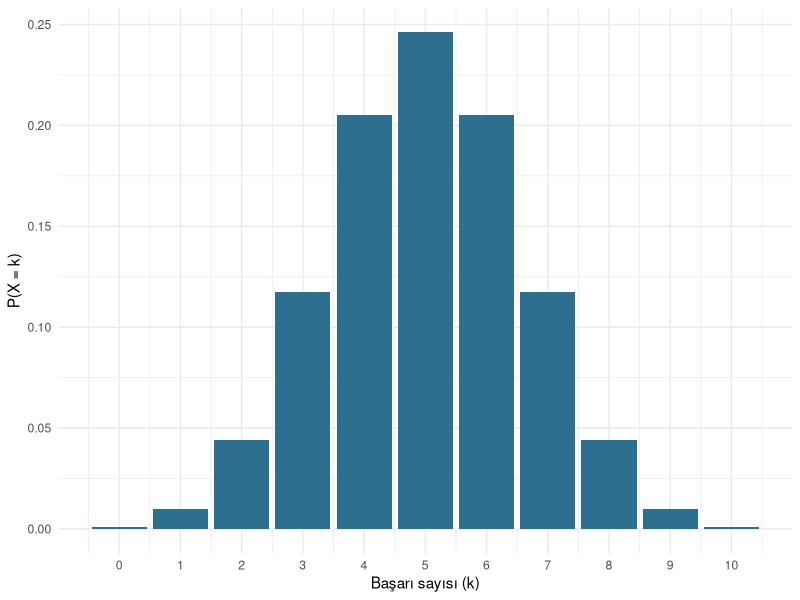
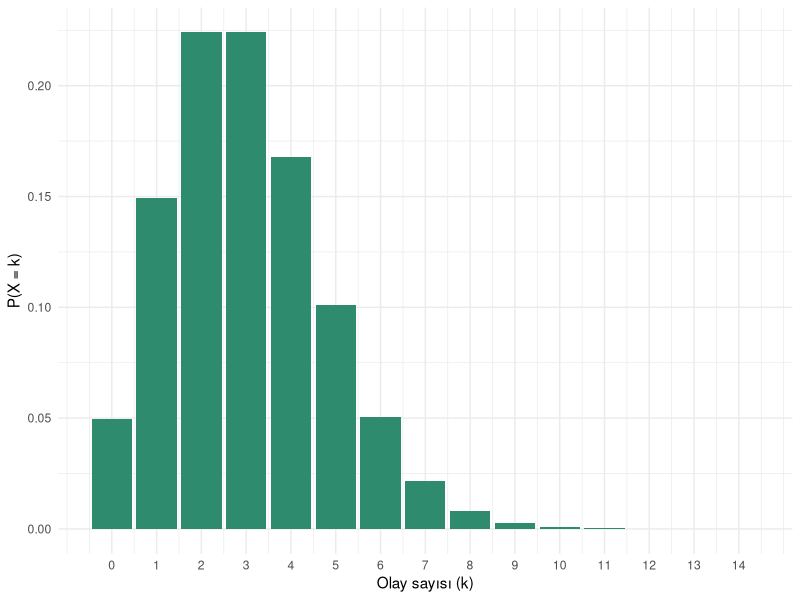
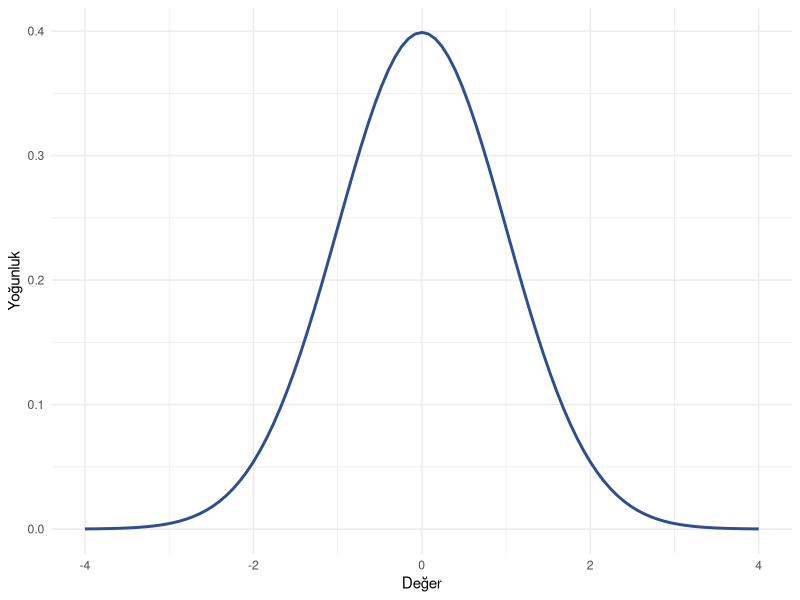
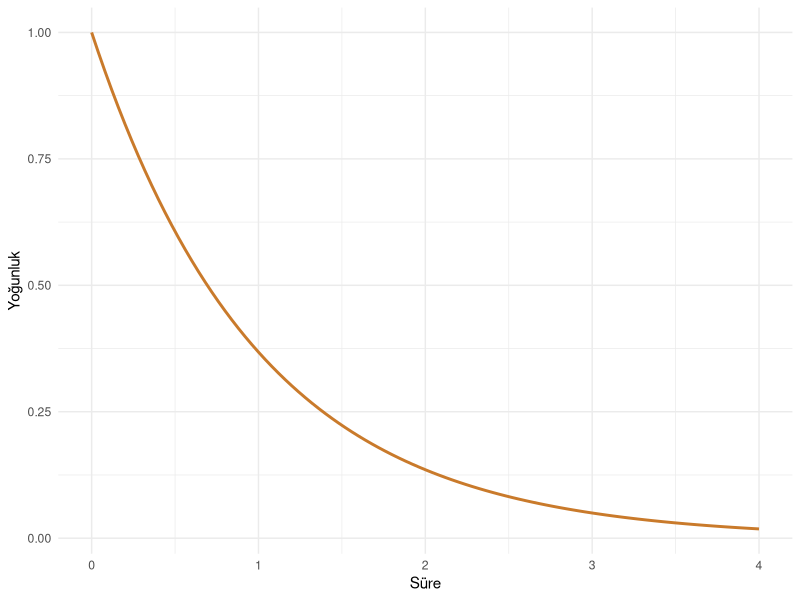
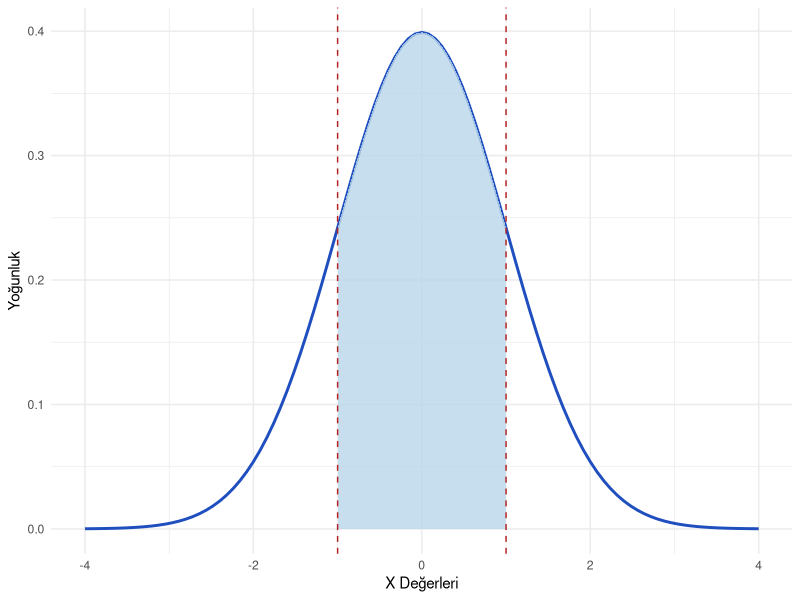
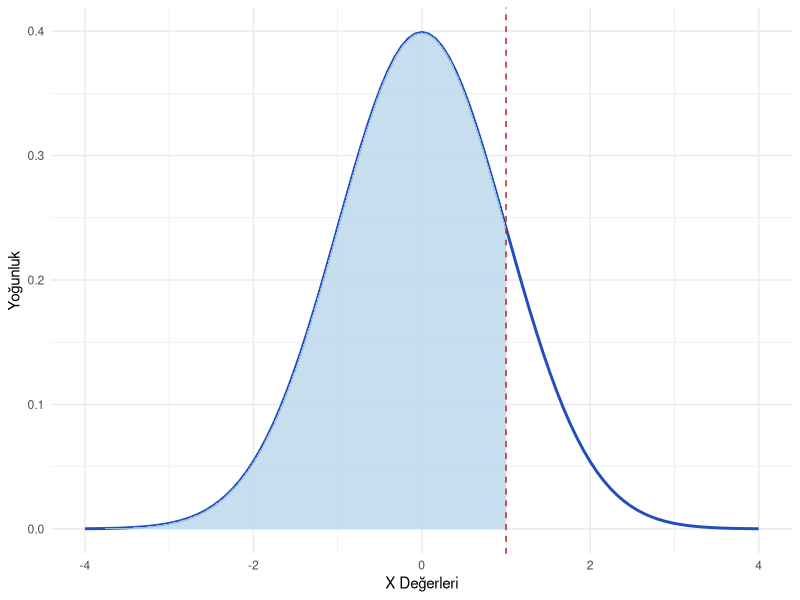
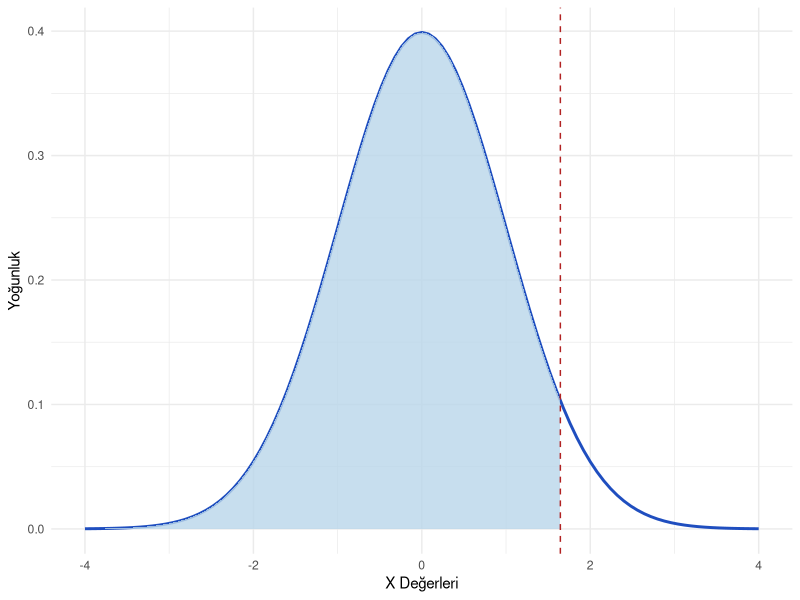

R code for these plots, in order:
## ---- chunk 1
#| label: setup
#| include: false
library(ggplot2)
## ---- chunk 2
#| label: fig-binom
#| fig-cap: "Binom dağılımı (n=10, p=0.5)"
n_deneme <- 10
p_basari <- 0.5
olasiliklar_binom <- dbinom(0:n_deneme, size = n_deneme, prob = p_basari)

ggplot(data.frame(k = 0:n_deneme, p = olasiliklar_binom), aes(k, p)) +
  geom_col(fill = "#2E6E8E") +
  scale_x_continuous(breaks = 0:n_deneme) +
  labs(x = "Başarı sayısı (k)", y = "P(X = k)") +
  theme_minimal()
## ---- chunk 3
#| label: fig-poisson
#| fig-cap: "Poisson dağılımı ($\mu=3$)"
mu_poisson <- 3
k_poisson <- 0:14
olasiliklar_poisson <- dpois(k_poisson, lambda = mu_poisson)

ggplot(data.frame(k = k_poisson, p = olasiliklar_poisson), aes(k, p)) +
  geom_col(fill = "#2E8B6E") +
  scale_x_continuous(breaks = k_poisson) +
  labs(x = "Olay sayısı (k)", y = "P(X = k)") +
  theme_minimal()
## ---- chunk 4
#| label: fig-normal
#| fig-cap: "Standart normal dağılım ($\mu=0$, $\sigma=1$)"
ggplot(data.frame(x = c(-4, 4)), aes(x)) +
  stat_function(fun = dnorm, color = "#2E4E8E", linewidth = 1) +
  labs(x = "Değer", y = "Yoğunluk") +
  theme_minimal()
## ---- chunk 5
#| label: fig-ustel
#| fig-cap: "Üstel dağılım ($1/\lambda=1$)"
ggplot(data.frame(x = c(0, 4)), aes(x)) +
  stat_function(fun = dexp, args = list(rate = 1), color = "#C97A2B", linewidth = 1) +
  labs(x = "Süre", y = "Yoğunluk") +
  theme_minimal()
## ---- chunk 6
dnorm(0)
## ---- chunk 7
dbinom(x = 5, size = 10, prob = 0.5)
## ---- chunk 8
#| label: fig-yogunluk
#| fig-cap: "Standart normal dağılımda $P(-1 \le X \le 1)$"
ggplot(data.frame(x = c(-4, 4)), aes(x)) +
  stat_function(fun = dnorm, geom = "line", color = "#1F4EBF", linewidth = 1) +
  stat_function(fun = dnorm, xlim = c(-1, 1), geom = "area",
                 fill = "#B9D6EA", alpha = 0.8) +
  geom_vline(xintercept = c(-1, 1), linetype = "dashed", color = "firebrick") +
  labs(x = "X Değerleri", y = "Yoğunluk") +
  theme_minimal()
## ---- chunk 9
pnorm(1, mean = 0, sd = 1) - pnorm(-1, mean = 0, sd = 1)
## ---- chunk 10
pnorm(1.96)
## ---- chunk 11
pbinom(3, size = 10, prob = 0.5)
## ---- chunk 12
#| label: fig-kumulatif
#| fig-cap: "Kümülatif olasılık: $P(X \le 1)$"
ggplot(data.frame(x = c(-4, 4)), aes(x)) +
  stat_function(fun = dnorm, geom = "line", color = "#1F4EBF", linewidth = 1) +
  stat_function(fun = dnorm, xlim = c(-4, 1), geom = "area",
                 fill = "#B9D6EA", alpha = 0.8) +
  geom_vline(xintercept = 1, linetype = "dashed", color = "firebrick") +
  labs(x = "X Değerleri", y = "Yoğunluk") +
  theme_minimal()
## ---- chunk 13
qnorm(0.90, mean = 60, sd = 10)
## ---- chunk 14
qbinom(0.95, size = 10, prob = 0.5)
## ---- chunk 15
#| label: fig-yuzdelik
#| fig-cap: "Standart normal dağılım: %95 yüzdelik değer"
esik_95 <- qnorm(0.95)
ggplot(data.frame(x = c(-4, 4)), aes(x)) +
  stat_function(fun = dnorm, geom = "line", color = "#1F4EBF", linewidth = 1) +
  stat_function(fun = dnorm, xlim = c(-4, esik_95), geom = "area",
                 fill = "#B9D6EA", alpha = 0.8) +
  geom_vline(xintercept = esik_95, linetype = "dashed", color = "firebrick") +
  labs(x = "X Değerleri", y = "Yoğunluk") +
  theme_minimal()
## ---- chunk 16
qnorm(0.975)
## ---- chunk 17
rnorm(n = 5, mean = 100, sd = 15)
## ---- chunk 18
rbinom(10, size = 10, prob = 0.5)
